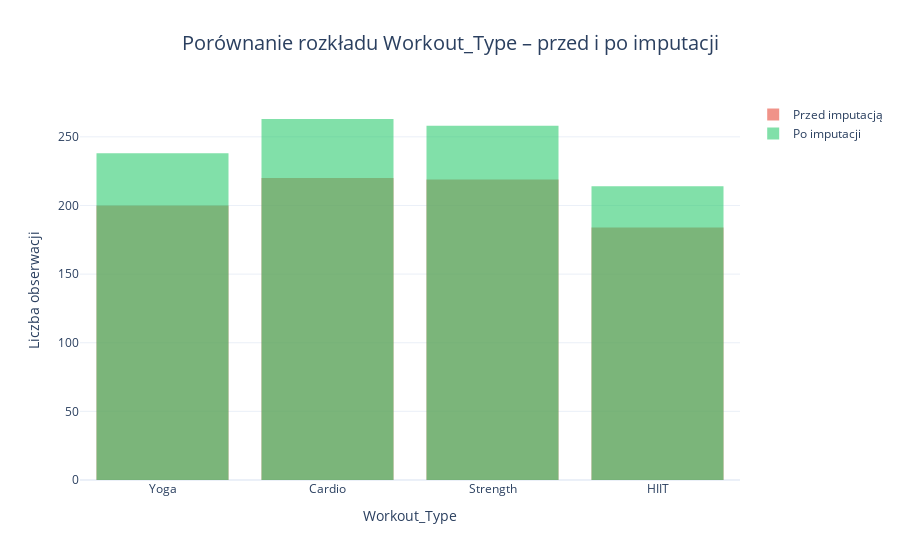

Write notebook code for a chart like this one.
### Code cell
import plotly.graph_objects as go

fig = go.Figure()

# Histogram Workout_Type PRZED imputacją
fig.add_trace(go.Histogram(
    x=df['Workout_Type'],
    name='Przed imputacją',
    marker_color='#e74c3c',
    opacity=0.6
))

# Histogram Workout_Type PO imputacji
fig.add_trace(go.Histogram(
    x=df_imputed['Workout_Type'],
    name='Po imputacji',
    marker_color='#2ecc71',
    opacity=0.6
))

# Ustawienia: nałożenie słupków
fig.update_layout(
    barmode='overlay',
    title='Porównanie rozkładu Workout_Type – przed i po imputacji',
    title_x=0.5,
    title_font_size=20,
    xaxis_title='Workout_Type',
    yaxis_title='Liczba obserwacji',
    template='plotly_white'
)

fig.show()

### Figure 1 — Plotly figure (JSON) as saved in the notebook; plotly's stock layout.template omitted (floating-point values rounded to 4 significant figures; data arrays with more than 128 entries replaced by an {"elided": "..."} marker saying what was removed)
{"data": [{"marker": {"color": "#e74c3c"}, "name": "Przed imputacją", "opacity": 0.6, "type": "histogram", "x": {"elided": "973 str values"}}, {"marker": {"color": "#2ecc71"}, "name": "Po imputacji", "opacity": 0.6, "type": "histogram", "x": {"elided": "973 str values"}}], "layout": {"barmode": "overlay", "title": {"font": {"size": 20}, "text": "Porównanie rozkładu Workout_Type – przed i po imputacji", "x": 0.5}, "xaxis": {"title": {"text": "Workout_Type"}}, "yaxis": {"title": {"text": "Liczba obserwacji"}}}}
